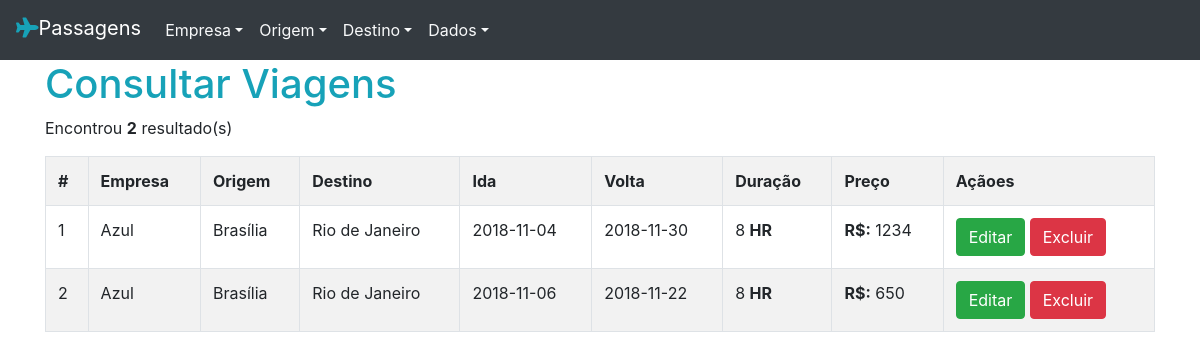
Screenshot of /index.php?page=lis-dados with the database file from the repository.
### tables this page shows
CREATE TABLE `dados` (
  `id_dados` int(10) UNSIGNED NOT NULL,
  `empresa_id_empresa` int(10) UNSIGNED NOT NULL,
  `origem_id_origem` int(10) UNSIGNED NOT NULL,
  `destino_id_destino` int(10) UNSIGNED NOT NULL,
  `data_ida` date DEFAULT NULL,
  `data_volta` date DEFAULT NULL,
  `duracao_voo` int(11) DEFAULT NULL,
  `preco_voo` int(10) UNSIGNED DEFAULT NULL
);

CREATE TABLE `empresa` (
  `id_empresa` int(10) UNSIGNED NOT NULL,
  `nome_empresa` varchar(45) DEFAULT NULL
);

CREATE TABLE `origem` (
  `id_origem` int(10) UNSIGNED NOT NULL,
  `nome_origem` varchar(45) DEFAULT NULL
);

CREATE TABLE `destino` (
  `id_destino` int(10) UNSIGNED NOT NULL,
  `nome_destino` varchar(45) DEFAULT NULL
);

### dados/listar-dados.php (the view, shortened to what this page needs)
<h1 class="text-info">Consultar Viagens</h1>
<?php
	    $sql = "SELECT a.*, l.*, c.*, b.* FROM dados as l
			INNER JOIN origem AS a
			ON l.origem_id_origem = a.id_origem
            INNER JOIN destino AS c
			ON l.destino_id_destino = c.id_destino
            INNER JOIN empresa AS b
			ON l.empresa_id_empresa = b.id_empresa";
	$res = $conn -> query($sql) or die ($conn -> error);
	$qtd = $res -> num_rows;
	if ($qtd > 0) {
		print "<p>Encontrou <b>$qtd</b> resultado(s)</p>";
		print "<table class='table table-bordered table-striped table-hover'>
					<tr>
						<th>#</th>
						<th>Empresa</th>
						<th>Origem</th>
						<th>Destino</th>
						<th>Ida</th>
						<th>Volta</th>
						<th>Duração</th>
						<th>Preço</th>
						<th>Açãoes</th>
					     </tr>";
		$count = 1;
		while ($row = $res -> fetch_assoc()) {
            @$empresa_voo           = $row['nome_empresa'];
			@$origem_Voo            = $row['nome_origem'];
			@$destino_Voo           = $row['nome_destino'];
			@$ida_voo               = $row['data_ida'];
			@$volta_voo             = $row['data_volta'];
			@$duracao_voo           = $row['duracao_voo'];
			@$preco_voo             = $row['preco_voo'];
			print '<tr>';
				print'<td>'.$count ++     . '</td>';
                print'<td>'.$empresa_voo . '</td>';
                print'<td>'.$origem_Voo   .  '</td>';
				print'<td>'.$destino_Voo  . '</td>';
				print'<td>'.$ida_voo      . '</td>';
				print'<td>'.$volta_voo    . '</td>';
				print'<td>'.$duracao_voo  . ' <b>HR</b></td>';
				print'<td><b>R$:</b> '    .$preco_voo   . '</td>';
			print "<td>
					<button onclick=\"location.href='index.php?page=edi-dados&id_dados=".$row["id_dados"]."';\" class='btn btn-success'>Editar</button>
					<button onclick=\"if(confirm('Tem certeza que deseja excluir?')){location.href='index.php?page=sal-dados&acao=excluir&id_dados=".$row["id_dados"]."';}else{false;}\"  class='btn btn-danger'>Excluir</button>
				</td>";
			print '</tr>';
		}
		print '</table>';
	} else {
		print "<p>Não encontrou resultados</p>";
	}
?>

### includes/header.incs.php (shortened to what this page needs)
<!doctype html>
<html lang="pt-BR">
		<head>
		<link rel="stylesheet" href="https://use.fontawesome.com/releases/v5.4.2/css/all.css">
		<link rel="stylesheet" href="css/bootstrap.min.css">
	</head>
	<body>

### includes/menu.incs.php (shortened to what this page needs)
 <nav class="navbar navbar-expand-lg navbar-dark bg-dark">
<a class="navbar-brand mb-1" href="index.php"><i class="fas fa-plane text-info"></i>Passagens</a>
	<div class="collapse navbar-collapse" id="navbarSupportedContent">
		<ul class="navbar-nav mr-auto">
                  <li class="nav-item dropdown">
				<a class="nav-link dropdown-toggle text-light" href="#" id="navbarDropdown" role="button" data-toggle="dropdown" aria-haspopup="true" aria-expanded="false">Empresa</a>
			</li>
			<li class="nav-item dropdown">
				<a class="nav-link dropdown-toggle text-light" href="#" id="navbarDropdown" role="button" data-toggle="dropdown" aria-haspopup="true" aria-expanded="false">Origem</a>
			</li>
			<li class="nav-item dropdown">
                      <a class="nav-link dropdown-toggle text-light" href="#" id="navbarDropdown" role="button" data-toggle="dropdown" aria-haspopup="true" aria-expanded="false">Destino</a>
			</li>
                  <li class="nav-item dropdown">
                      <a class="nav-link dropdown-toggle text-light" href="#" id="navbarDropdown" role="button" data-toggle="dropdown" aria-haspopup="true" aria-expanded="false">Dados</a>
		</ul>
	</div>
</nav>

### index.php
<?php include_once 'includes/header.incs.php'?>
<?php include_once 'includes/menu.incs.php'?>
<div class="container">
			<div class="row">
				<div class="col-lg-12">
					<?php
						include("config.php");
					?>
				</div>
			</div>
		</div>
<?php include_once 'includes/footer.incs.php'?>

### config.php (shortened to what this page needs)
<?php
	$host = "localhost";
	$user = "root";
	$pass = "";
	$db   = "fon";
	@$conn = new mysqli($host,$user,$pass,$db);
	switch(@$_REQUEST["page"]){
		case "lis-dados":
			include("dados/listar-dados.php");
		break;
	}
?>

### includes/footer.incs.php (shortened to what this page needs)
	</body>
</html>

### rows the page displays
dados: empresa.nome_empresa "Azul", origem.nome_origem "Brasília", destino.nome_destino "Rio de Janeiro", data_ida "2018-11-04", data_volta "2018-11-30", duracao_voo "8", preco_voo "1234"
dados: empresa.nome_empresa "Azul", origem.nome_origem "Brasília", destino.nome_destino "Rio de Janeiro", data_ida "2018-11-06", data_volta "2018-11-22", duracao_voo "8", preco_voo "650"

### other values shown
$qtd "2"
